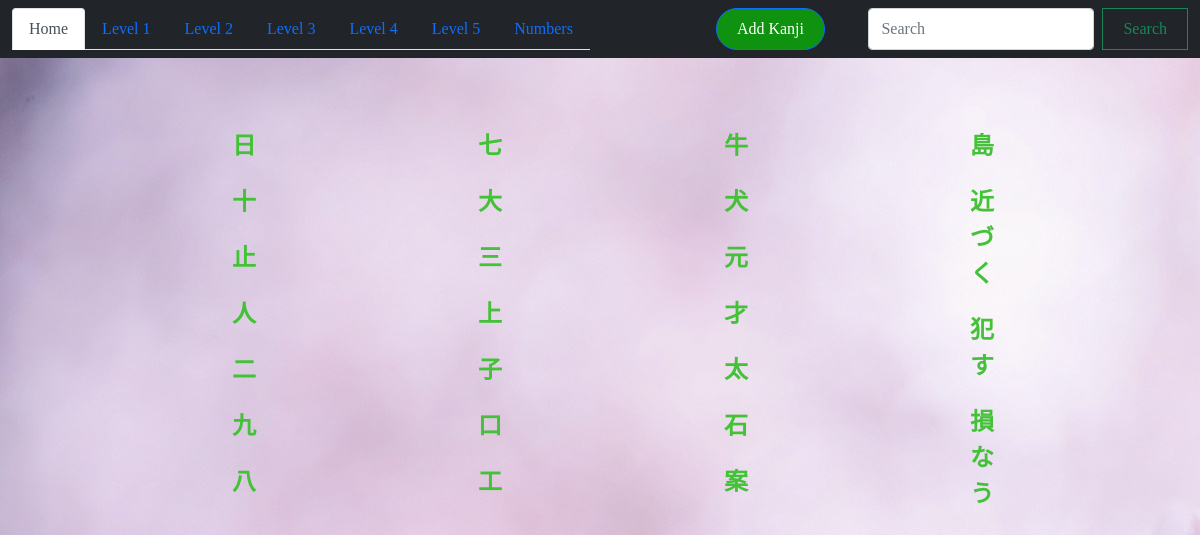
The page / on the database its author committed.
### kanji_quiz/models.py (models this page shows, shortened)
class Kanji(models.Model):
    character = models.CharField(max_length=20, null=True)
    level = models.IntegerField(validators=[MinValueValidator(1), MaxValueValidator(5)])
    is_number = models.BooleanField()
    is_radical = models.BooleanField()
    meaning = models.CharField(max_length=50, null=True)
    example = models.CharField(max_length=100, null=True)
    class Meta:
        verbose_name_plural = 'Kanji'

### kanji_quiz/views.py (the view)
# urls.py: path('', views.index, name='index'),
def index(request):
    all_kanji = Kanji.objects.all()
    form = KanjiForm()
    if request.method == 'POST':
        form = KanjiForm(request.POST)
        if form.is_valid():
            form.save()
            return HttpResponseRedirect('/')
    return render(request, 'kanji_quiz/index.html', {
        'all_kanji': all_kanji,
        'form': form,
    })

### kanji_quiz/forms.py
class KanjiForm(forms.ModelForm):
    class Meta:
        model = Kanji
        fields = [
            'character', 'level', 'is_number', 'is_radical', 'meaning', 'example'
        ]
        labels = {
            'character': 'Enter a kanji',
            'is_number': 'Is it a number ?',
            'is_radical': 'Is it a radical ?'
        }
        widgets = {
            'character': forms.TextInput(attrs={'placeholder': '漢字'}),
            'example': forms.TextInput(attrs={'placeholder': '漢字'}),
            'is_number': forms.CheckboxInput(),
            'meaning': forms.TextInput(),
            'example': forms.TextInput()
        }

### kanji_quiz/templates/kanji_quiz/index.html (shortened to what this page needs)
{% extends 'base.html' %}
{% load static %}
{% block design %}
    <link rel="stylesheet" href="{% static 'kanji_quiz/form.css' %}">
    <link rel="stylesheet" href="{% static 'base.css' %}">
{% endblock %}
{% block home %}
<li class="nav-item" role="presentation">
    <a href="{% url 'index' %}"><button class="nav-link active" id="home-tab" data-bs-toggle="tab" data-bs-target="#home" type="button" role="tab" aria-controls="home" aria-selected="true">Home</button></a>
</li>
{% endblock %}
{% block tab_home %}
    <div class="tab-pane fade show active" id="home" role="tabpanel" aria-labelledby="home-tab">Home</div>
{% endblock %}
{% block form %}
  <button type="button" class="btn btn-primary btn_form" data-bs-toggle="modal" data-bs-target="#staticBackdrop">
    Add Kanji
  </button>
{% endblock form %}
{% block body%}
    <section class='page'>
        <ul>
            {% for kanji in all_kanji %}
                <a href="{% url 'kanji_detail' kanji.pk %}"><li>{{ kanji.character }}</li></a>
            {% endfor %}
        </ul>
    </section>
{% endblock %}

### kanji_quiz/static/kanji_quiz/form.css (style rules this page uses)
.btn { padding: 8px 20px; border-radius: 0; }

### static/base.css (style rules this page uses)
body { background: url('images/sakura.jpg'); margin: 0; padding: 0; font-family:Poppins; }
ul { column-count: 4; list-style-type: none; }
a { text-decoration: none; display: block; }
.page a { width: 20px; color:rgb(67, 194, 55); }
.page li { text-align: center; display: inline-block; width: 100%; padding-top: 20px; font-weight: bold; font-size: 1.5em; }
.page ul { width: 100%; }
.page { padding-left: 200px; padding-top: 50px; }
.btn_form { background-color: rgb(15, 146, 15); border-radius: 100px; }

### rows shown on the page
Kanji: character "日"
Kanji: character "十"
Kanji: character "止"
Kanji: character "人"
Kanji: character "二"
Kanji: character "九"
Kanji: character "八"
Kanji: character "七"
Kanji: character "大"
Kanji: character "三"
Kanji: character "上"
Kanji: character "子"
Kanji: character "口"
Kanji: character "工"
Kanji: character "牛"
Kanji: character "犬"
Kanji: character "元"
Kanji: character "才"
Kanji: character "太"
Kanji: character "石"
Kanji: character "案"
Kanji: character "島"
Kanji: character "近づく"
Kanji: character "犯す"
Kanji: character "損なう"
